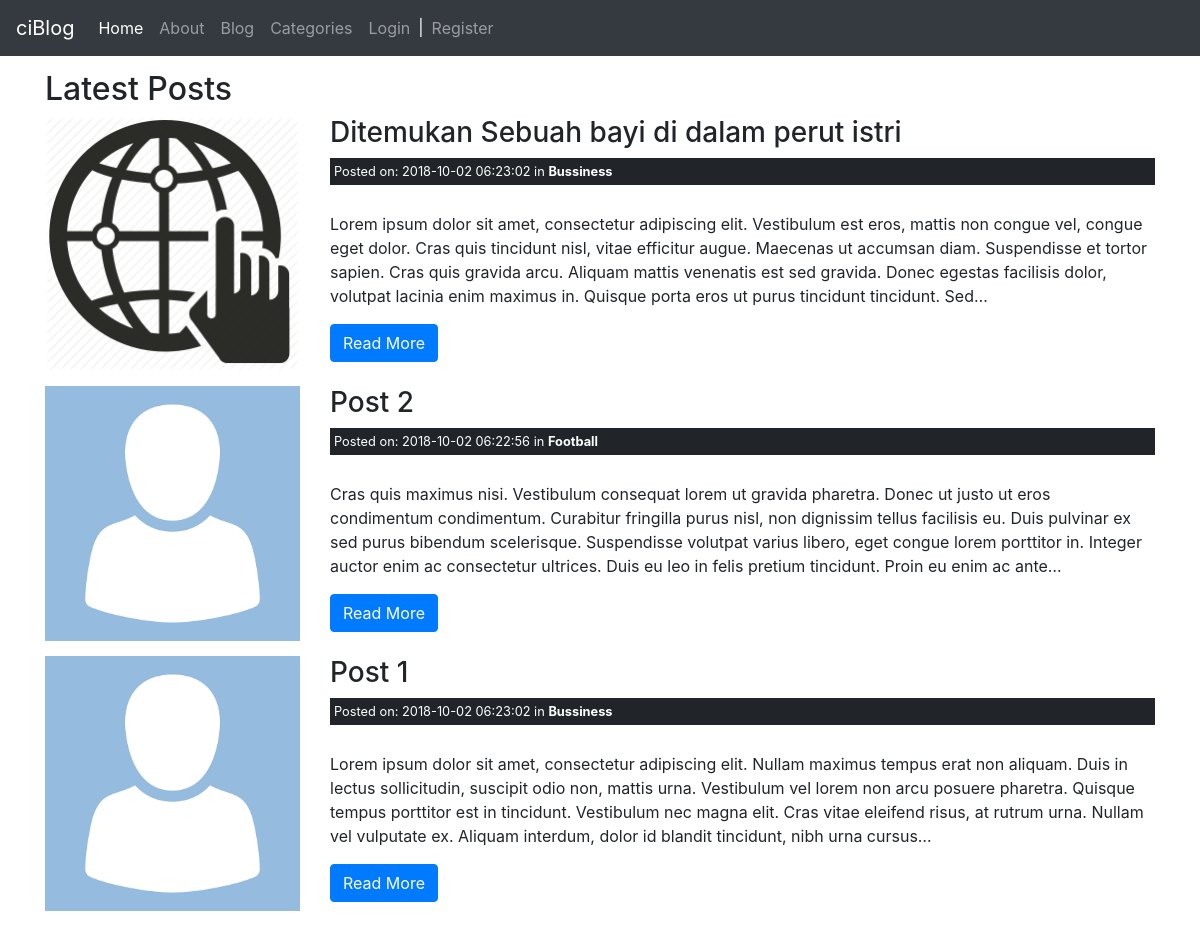
The page /posts on the database its author committed.
### tables this page shows
CREATE TABLE `posts` (
  `id` int(11) NOT NULL,
  `category_id` int(11) NOT NULL,
  `user_id` int(11) NOT NULL,
  `title` varchar(255) NOT NULL,
  `slug` varchar(255) NOT NULL,
  `body` text NOT NULL,
  `post_image` varchar(255) NOT NULL,
  `created_at` timestamp NOT NULL DEFAULT CURRENT_TIMESTAMP
);

CREATE TABLE `categories` (
  `id` int(11) NOT NULL,
  `user_id` int(11) NOT NULL,
  `name` varchar(255) NOT NULL,
  `created_at` timestamp NOT NULL DEFAULT CURRENT_TIMESTAMP
);

### application/controllers/posts.php (called while the page is built, shortened)
<?php
	class Posts extends CI_Controller{
		public function index($offset = 0){
			$config['per_page'] = 3;
			$data['title'] = 'Latest Posts';
			$data['posts'] = $this->post_model->get_posts(FALSE, $config['per_page'], $offset);
			$this->load->view('templates/header');
			$this->load->view('posts/index', $data);
			$this->load->view('templates/footer');
		}
	}

### index.php (called while the page is built, shortened)
<?php
require_once BASEPATH.'core/CodeIgniter.php';

### application/models/post_model.php (called while the page is built, shortened)
<?php
	class Post_model extends CI_Model{
		public function get_posts($slug = FALSE, $limit = FALSE, $offset = FALSE){
			if($limit){
				$this->db->limit($limit, $offset);
			}
			if($slug === FALSE){
				$this->db->order_by('posts.id', 'DESC');
				$this->db->join('categories', 'categories.id = posts.category_id');
				$query = $this->db->get('posts');
				return $query->result_array();
			}
			$query = $this->db->get_where('posts', array('slug' => $slug));
			return $query->row_array();
		}
	}

### application/views/posts/index.php (the view, shortened to what this page needs)
<h2><?= $title ?></h2>
<?php foreach($posts as $post) : ?>
	<div class="row">
		<div class="col-md-3">
			<img class="post-thumb" src="<?php echo site_url(); ?>assets/images/posts/<?php echo $post['post_image']; ?>">
		</div>
		<div class="col-md-9">
			<h3><?php echo $post['title']; ?></h3>
			<small class="post-date">Posted on: <?php echo $post['created_at']; ?> in <strong><?php echo $post['name']; ?></strong></small><br>
		<?php echo word_limiter($post['body'], 60); ?>
		<br>
		<p><a class="btn btn-primary" href="<?php echo site_url('/posts/'.$post['slug']); ?>">Read More</a></p>
		</div>
	</div>
<?php endforeach; ?>

### application/views/templates/header.php (shortened to what this page needs)
<html>
	<head>
    <link rel="stylesheet" href="<?php echo base_url(); ?>assets/css/style.css">
    <link rel="stylesheet" href="https://maxcdn.bootstrapcdn.com/bootstrap/4.0.0/css/bootstrap.min.css">
	</head>
	<body>
    <nav class="navbar fixed-top stiky-top navbar-expand-lg navbar-dark bg-dark">
       <a class="navbar-brand" href="<?php echo base_url(); ?>">ciBlog</a>
      <div class="collapse navbar-collapse" id="navbarNavDropdown">
        <ul class="navbar-nav">
          <li class="nav-item active">
            <a class="nav-link" href="<?php echo base_url(); ?>">Home <span class="sr-only">(current)</span></a>
          </li>
          <li class="nav-item">
            <a class="nav-link" href="<?php echo base_url(); ?>about">About</a>
          </li>
          <li class="nav-item">
            <a class="nav-link" href="<?php echo base_url(); ?>posts">Blog</a>
          </li>
          <li class="nav-item">
            <a class="nav-link" href="<?php echo base_url(); ?>categories">Categories</a>
          </li>
        <?php if(!$this->session->userdata('logged_in')) : ?>
            <li class="nav-item">
              <a class="nav-link" href="<?php echo base_url(); ?>users/login">Login</a>
            </li>
            <li class="nav-item slash">
              |
           </li>
            <li class="nav-item">
              <a class="nav-link" href="<?php echo base_url(); ?>users/register">Register</a>
            </li>
        <?php endif; ?>
          </ul>
      </div>
    </nav>
    <div class="container fix-margin">

### application/views/templates/footer.php (shortened to what this page needs)
		</div>
	</body>
</html>

### assets/css/style.css (style rules this page uses)
.post-date { background: #212529; margin: 3px 0; display: block; padding: 4px; color: white; }
.post-thumb { max-width: 100%; margin-bottom: 15px; }
.slash { color: white; height: 100%; margin-top: 7px; }
.fix-margin { margin-top: 70px; }

### rows shown on the page
posts: post_image (picture), title "Ditemukan Sebuah bayi di dalam perut istri", category.created_at "2018-10-02 06:23:02", category.name "Bussiness", body "Lorem ipsum dolor sit amet, consectetur adipiscing elit. Vestibulum est eros, mattis non congue vel, congue eget dolor. Cras quis tincidunt nisl, vitae efficitur augue. Maecenas ut accumsan diam. Suspendisse et tortor sapien. Cras quis gravida arcu. Aliquam mattis venenatis est sed gravida. Donec egestas facilisis dolor, volutpat lacinia enim maximus in. Quisque porta eros ut purus tincidunt tincidunt. Sed…"
posts: post_image (placeholder picture), title "Post 2", category.created_at "2018-10-02 06:22:56", category.name "Football", body "Cras quis maximus nisi. Vestibulum consequat lorem ut gravida pharetra. Donec ut justo ut eros condimentum condimentum. Curabitur fringilla purus nisl, non dignissim tellus facilisis eu. Duis pulvinar ex sed purus bibendum scelerisque. Suspendisse volutpat varius libero, eget congue lorem porttitor in. Integer auctor enim ac consectetur ultrices. Duis eu leo in felis pretium tincidunt. Proin eu enim ac ante…"
posts: post_image (placeholder picture), title "Post 1", category.created_at "2018-10-02 06:23:02", category.name "Bussiness", body "Lorem ipsum dolor sit amet, consectetur adipiscing elit. Nullam maximus tempus erat non aliquam. Duis in lectus sollicitudin, suscipit odio non, mattis urna. Vestibulum vel lorem non arcu posuere pharetra. Quisque tempus porttitor est in tincidunt. Vestibulum nec magna elit. Cras vitae eleifend risus, at rutrum urna. Nullam vel vulputate ex. Aliquam interdum, dolor id blandit tincidunt, nibh urna cursus…"

### other values the page prints
$title "Latest Posts"
